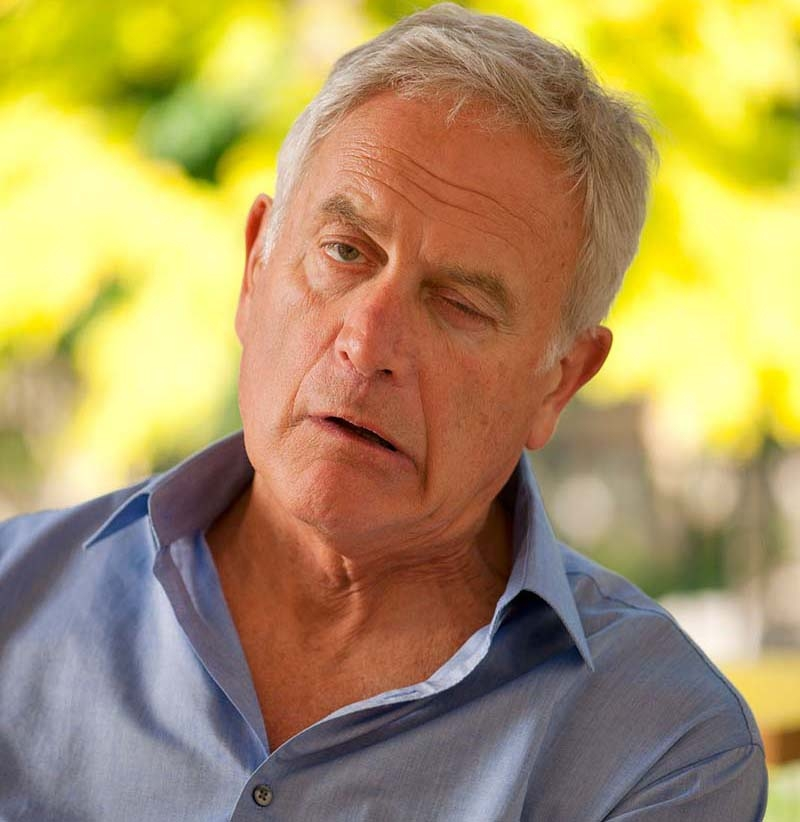
#> input picture tilted face.jpg, 800 x 822 px, given in place of the camera
$ python object_det_using_webcam.py
#> lines starting #> are read from the running program, lines starting #| are printed output that depends on the picture
import cv2
import numpy as np

#Read Camera
cap = cv2.VideoCapture(0,cv2.CAP_DSHOW)
def nothing(x):
    pass
#window name
cv2.namedWindow("Color Adjustments",cv2.WINDOW_NORMAL)
cv2.resizeWindow("Color Adjustments", (300, 300))
cv2.createTrackbar("Thresh", "Color Adjustments", 0, 255, nothing)

#COlor Detection Track

cv2.createTrackbar("Lower_H", "Color Adjustments", 0, 255, nothing)
cv2.createTrackbar("Lower_S", "Color Adjustments", 0, 255, nothing)
cv2.createTrackbar("Lower_V", "Color Adjustments", 0, 255, nothing)
cv2.createTrackbar("Upper_H", "Color Adjustments", 255, 255, nothing)
cv2.createTrackbar("Upper_S", "Color Adjustments", 255, 255, nothing)
cv2.createTrackbar("Upper_V", "Color Adjustments", 255, 255, nothing)


while True:
    _,frame = cap.read()
#> frame is the input picture: shape (822, 800, 3); mean B, G, R 97.9, 149.2, 172.4
    frame = cv2.flip(frame,2)
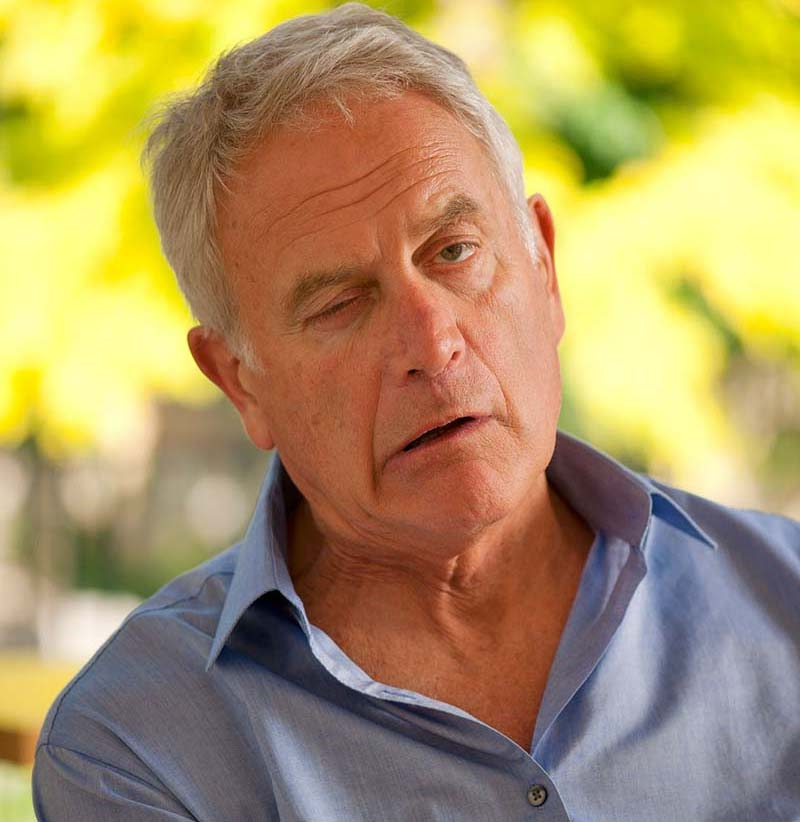
#> frame: shape (822, 800, 3); mean B, G, R 97.9, 149.2, 172.4
    frame = cv2.resize(frame,(400,400))
#> frame: shape (400, 400, 3)
    hsv = cv2.cvtColor(frame, cv2.COLOR_BGR2HSV)
#> hsv: shape (400, 400, 3); mean H, S, V 47, 117.8, 177.6
    #detecting hand
    l_h = cv2.getTrackbarPos("Lower_H", "Color Adjustments")
    l_s = cv2.getTrackbarPos("Lower_S", "Color Adjustments")
    l_v = cv2.getTrackbarPos("Lower_V", "Color Adjustments")

    u_h = cv2.getTrackbarPos("Upper_H", "Color Adjustments")
    u_s = cv2.getTrackbarPos("Upper_S", "Color Adjustments")
    u_v = cv2.getTrackbarPos("Upper_V", "Color Adjustments")

    lower_bound = np.array([l_h, l_s, l_v])
    upper_bound = np.array([u_h, u_s, u_v])

    mask = cv2.inRange(hsv, lower_bound, upper_bound)
#> mask: shape (400, 400); every value is 255

    #filter mask with image
    filtr = cv2.bitwise_and(frame, frame, mask=mask)


    mask1  = cv2.bitwise_not(mask)
#> mask1: shape (400, 400); every value is 0
    m_g = cv2.getTrackbarPos("Thresh", "Color Adjustments") #getting track bar value
    ret,thresh = cv2.threshold(mask1,m_g,255,cv2.THRESH_BINARY)
#> ret = 0
    dilata = cv2.dilate(thresh,(1,1),iterations = 6)


    #findcontour(img,contour_retrival_mode,method)
    cnts,hier = cv2.findContours(thresh,cv2.RETR_TREE,cv2.CHAIN_APPROX_SIMPLE)
#> cnts = []

    # frame= cv2.drawContours(frame,cnts,-1,(176,10,15),4)


    for c in cnts:
        epsilon = 0.0001*cv2.arcLength(c,True)
        data= cv2.approxPolyDP(c,epsilon,True)

        hull = cv2.convexHull(data)
        cv2.drawContours(frame, [c], -1, (50, 50, 150), 2)
        cv2.drawContours(frame, [hull], -1, (0, 255, 0), 2)
#> this loop made 0 passes

    cv2.imshow("Thresh", thresh)
    cv2.imshow("mask==",mask)
    cv2.imshow("filter==",filtr)
    cv2.imshow("Result", frame)

    key = cv2.waitKey(25) &0xFF
#> (key Esc is pressed here)
    if key == 27:
        break

cap.release()
cv2.destroyAllWindows()
